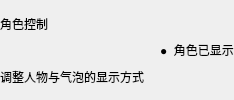
                      <widget class="QWidget" name="pageHeader">
                        <layout class="QHBoxLayout" name="pageHeaderLayout" stretch="1,0">
                          <property name="leftMargin">
                            <number>0</number>
                          </property>
                          <property name="topMargin">
                            <number>0</number>
                          </property>
                          <property name="rightMargin">
                            <number>0</number>
                          </property>
                          <property name="bottomMargin">
                            <number>0</number>
                          </property>
                          <property name="spacing">
                            <number>16</number>
                          </property>
                          <item>
                            <widget class="QWidget" name="titleGroup">
                              <layout class="QVBoxLayout" name="titleLayout">
                                <property name="leftMargin">
                                  <number>0</number>
                                </property>
                                <property name="topMargin">
                                  <number>0</number>
                                </property>
                                <property name="rightMargin">
                                  <number>0</number>
                                </property>
                                <property name="bottomMargin">
                                  <number>0</number>
                                </property>
                                <property name="spacing">
                                  <number>5</number>
                                </property>
                                <item>
                                  <widget class="QLabel" name="pageTitle">
                                    <property name="text">
                                      <string>角色控制</string>
                                    </property>
                                  </widget>
                                </item>
                                <item>
                                  <widget class="QLabel" name="pageSubtitle">
                                    <property name="text">
                                      <string>调整人物与气泡的显示方式</string>
                                    </property>
                                  </widget>
                                </item>
                              </layout>
                            </widget>
                          </item>
                          <item>
                            <widget class="QLabel" name="visibleStatus">
                              <property name="text">
                                <string>●  角色已显示</string>
                              </property>
                              <property name="alignment">
                                <set>Qt::AlignmentFlag::AlignCenter</set>
                              </property>
                            </widget>
                          </item>
                        </layout>
                      </widget>
